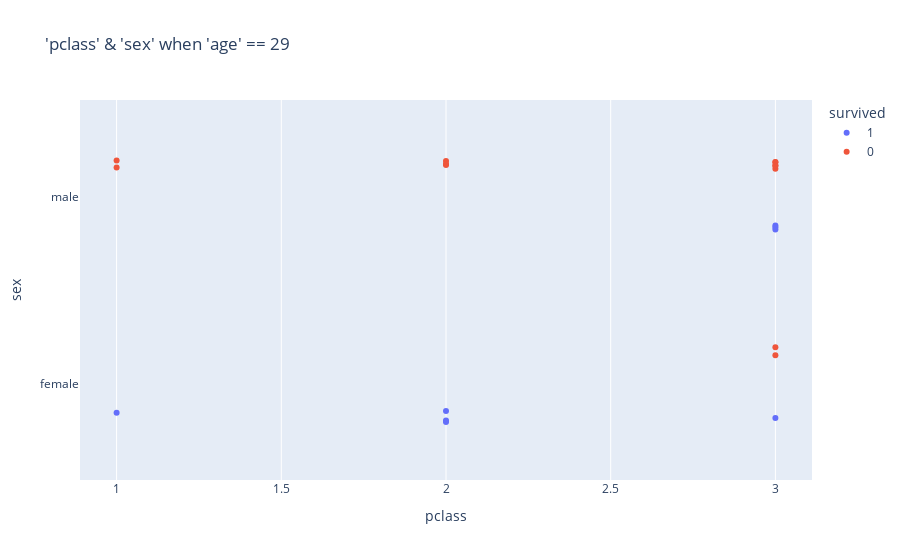

Source (notebook cell):
### Code cell
fig = px.strip(train[train['age'] == 29], x = 'pclass', y = 'sex', color = 'survived',
               title = "'pclass' & 'sex' when 'age' == 29")
fig.show()

### Figure 1 — Plotly figure (JSON) as saved in the notebook; plotly's stock layout.template omitted (floating-point values rounded to 4 significant figures)
{"data": [{"alignmentgroup": "True", "boxpoints": "all", "fillcolor": "rgba(255,255,255,0)", "hoveron": "points", "hovertemplate": "survived=1<br>pclass=%{x}<br>sex=%{y}<extra></extra>", "legendgroup": "1", "line": {"color": "rgba(255,255,255,0)"}, "marker": {"color": "#636efa"}, "name": "1", "offsetgroup": "1", "orientation": "h", "pointpos": 0, "showlegend": true, "type": "box", "x": [2, 2, 3, 2, 3, 3, 3, 1], "x0": " ", "xaxis": "x", "y": ["female", "female", "male", "female", "female", "male", "male", "female"], "y0": " ", "yaxis": "y"}, {"alignmentgroup": "True", "boxpoints": "all", "fillcolor": "rgba(255,255,255,0)", "hoveron": "points", "hovertemplate": "survived=0<br>pclass=%{x}<br>sex=%{y}<extra></extra>", "legendgroup": "0", "line": {"color": "rgba(255,255,255,0)"}, "marker": {"color": "#EF553B"}, "name": "0", "offsetgroup": "0", "orientation": "h", "pointpos": 0, "showlegend": true, "type": "box", "x": [3, 2, 3, 2, 3, 1, 2, 3, 3, 3, 3, 1], "x0": " ", "xaxis": "x", "y": ["male", "male", "male", "male", "female", "male", "male", "male", "male", "female", "male", "male"], "y0": " ", "yaxis": "y"}], "layout": {"boxmode": "group", "legend": {"title": {"text": "survived"}, "tracegroupgap": 0}, "title": {"text": "'pclass' & 'sex' when 'age' == 29"}, "xaxis": {"anchor": "y", "domain": [0, 1], "title": {"text": "pclass"}}, "yaxis": {"anchor": "x", "domain": [0, 1], "title": {"text": "sex"}}}}
